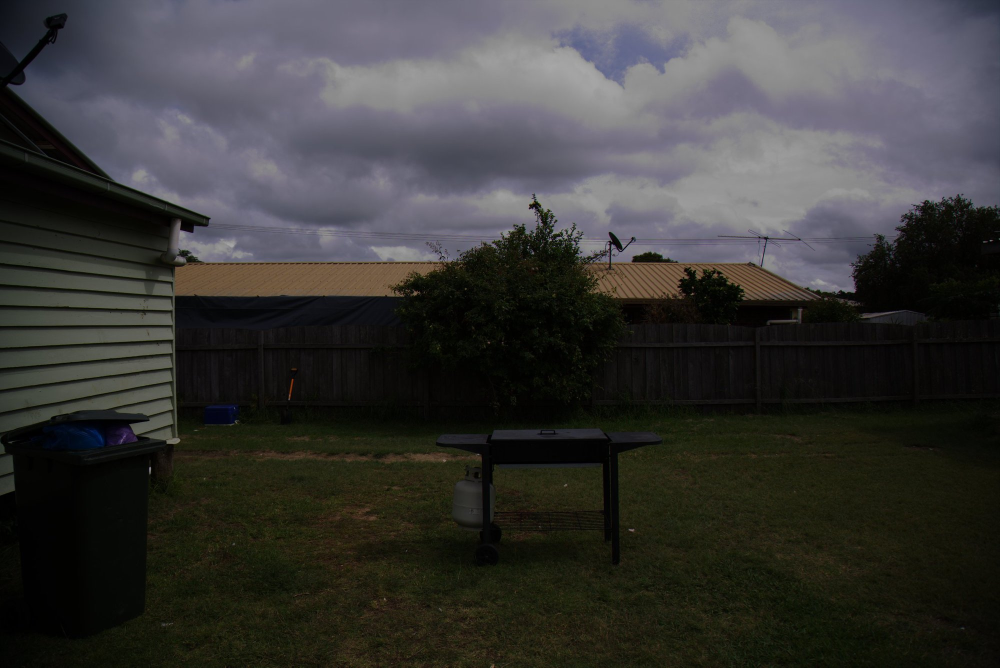
//> input picture cv/lab2/asset/image.jpg, 2000 x 1335 px (shown at 1/2 size)
$ ./task5 ../asset/image.jpg   (built with g++ and OpenCV 4)
//> lines starting //> are read from the running program, lines starting //| are printed output that depends on the picture; after the words box and inside, x2 and y2 are one past the last pixel; in counts of white or black regions, pixels touching at a corner belong together
### cv/lab2/include/lab2.hpp
#include <opencv2/highgui.hpp>
#include <opencv2/imgproc.hpp>

namespace lab2 {

// task 1
/** Returns true if the number of arguments is at least n. */
bool areArgumentsEnough(int argc, int n);
/** Checks that img is not null. */
bool isImageValid(const cv::Mat& img);
/** Creates a named window and displays the img in it. */
void showImage(const cv::Mat& img, std::string windowName);
/** Converts img to grayscale. */
cv::Mat convertToGreyScale(const cv::Mat& img);

// task 2
/**
 * Applies a min filter to img, using a square kernel of size kernelSize (odd).
 */
cv::Mat minFilter(const cv::Mat& img, int kernelSize);
/**
 * Applies a max filter to img, using a square kernel of size kernelSize (odd).
 */
cv::Mat maxFilter(const cv::Mat& img, int kernelSize);

// task 4
/** Returns an histogram representation for the given img.*/
cv::Mat calcHistImg(const cv::Mat& img,
                    int nBins);  // implementation only supports nBins = 256

}  // namespace lab2

### cv/lab2/src/lab2.cpp
#include "../include/lab2.hpp"

#include <iostream>

bool lab2::areArgumentsEnough(int argc, int n) { return argc >= n; }

bool lab2::isImageValid(const cv::Mat& img) { return img.data != NULL; }

void lab2::showImage(const cv::Mat& img, std::string windowName) {
    cv::namedWindow(windowName);
    cv::imshow(windowName, img);
}

// [101 lines left out: functions convertToGreyScale, minFilter, maxFilter, calcHistImg, not called in this run]

### cv/lab2/src/task5.cpp
#include <iostream>
#include <opencv2/highgui.hpp>
#include <opencv2/imgproc.hpp>

#include "../include/lab2.hpp"

using namespace lab2;

int main(int argc, char** argv) {
    cv::Mat src = cv::imread(argv[1]);
//> src is the input picture: 1335 rows x 2000 cols, CV_8UC3; mean B, G, R 54.5, 56.1, 56.7
    // convert color
    cv::Mat img;
    cvtColor(src, img, cv::COLOR_BGR2GRAY);
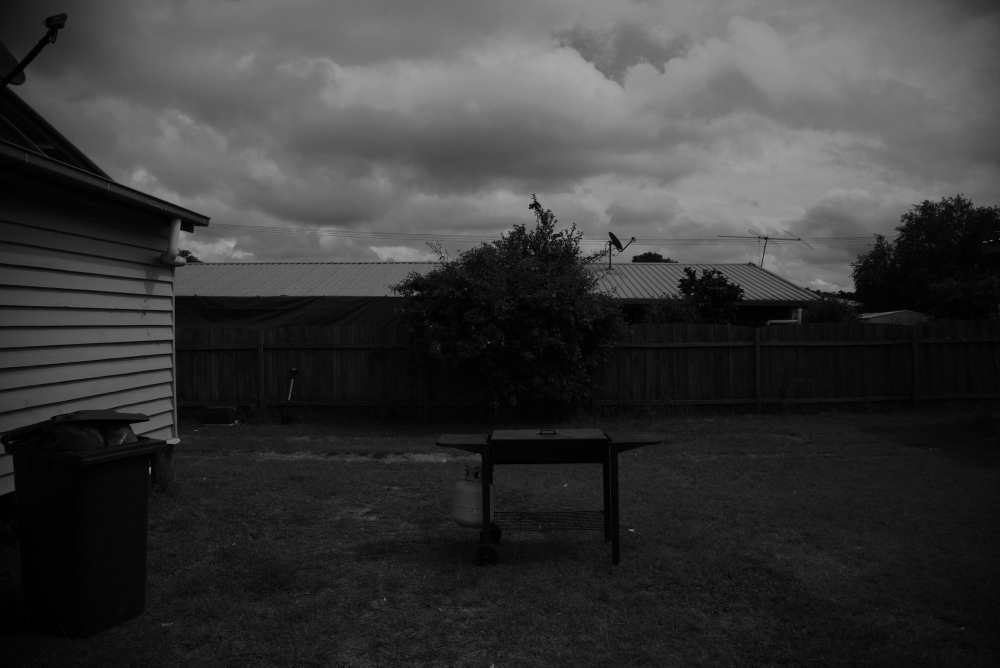
//> img: 1335 rows x 2000 cols, CV_8UC1 (shown at 1/2 size); min 0, max 168, mean 56.1
    // histogram equalization
    cv::Mat imgEq;
    equalizeHist(img, imgEq);
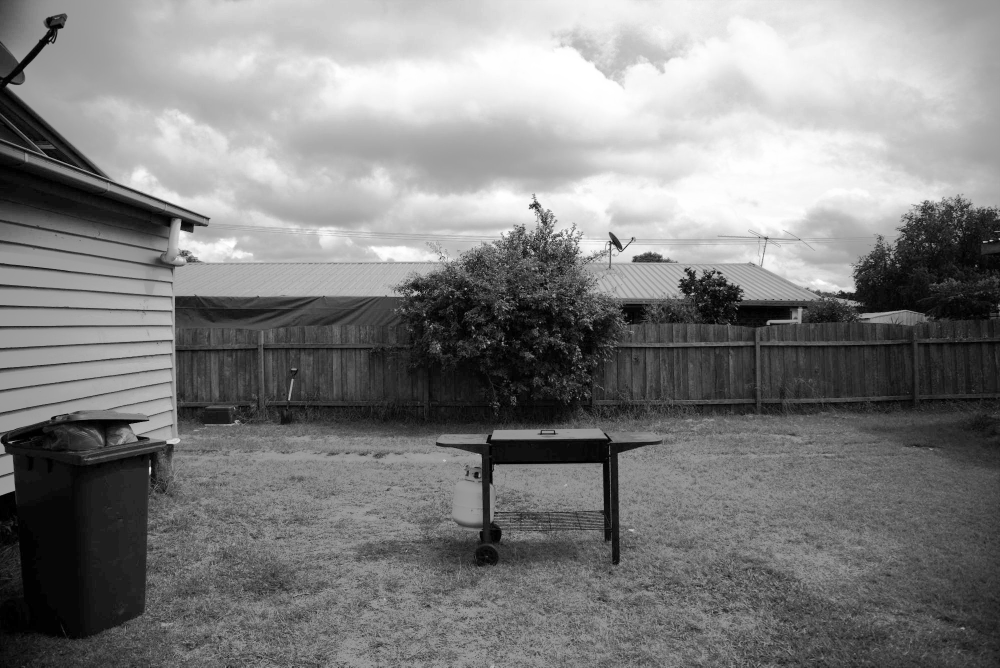
//> imgEq: 1335 rows x 2000 cols, CV_8UC1 (shown at 1/2 size); min 0, max 255, mean 128.6

    int nBins = 256;
    float range[] = {0, 256};
    const float* histRange[] = {range};
    bool uniform = true, accumulate = false;
    // calculate histogram using calcHist
    cv::Mat hist, histEq;
    calcHist(&img, 1, 0, cv::Mat(), hist, 1, &nBins, histRange, uniform,
             accumulate);
//> hist = 256 values, max 54353 at index 4, min 0 at index 169, mean 10429.7
    calcHist(&imgEq, 1, 0, cv::Mat(), histEq, 1, &nBins, histRange, uniform,
             accumulate);
//> histEq = 256 values, max 54353 at index 16, min 0 at index 1, mean 10429.7

    // create image to display the histogram
    int histWidth = 512, histHeight = 400;
    int binWidth = cvRound((double)histWidth / nBins);
    cv::Mat histImg(histHeight, histWidth, CV_8UC3, cv::Scalar(0, 0, 0));
    cv::Mat histImgEq(histHeight, histWidth, CV_8UC3, cv::Scalar(0, 0, 0));

    // normalize the histogram
    normalize(hist, hist, 0, histImg.rows, cv::NORM_MINMAX, -1, cv::Mat());
//> hist = 256 values, max 400 at index 4, min 0 at index 169, mean 76.76
    normalize(histEq, histEq, 0, histImg.rows, cv::NORM_MINMAX, -1, cv::Mat());
//> histEq = 256 values, max 400 at index 16, min 0 at index 1, mean 76.76

    // display the histogram
    for (int i = 1; i < nBins; ++i) {
        cv::line(
            histImg,
            cv::Point(binWidth * (i - 1),
                      histHeight - cvRound(hist.at<float>(i - 1))),
            cv::Point(binWidth * (i), histHeight - cvRound(hist.at<float>(i))),
            cv::Scalar(255, 255, 255), 1, 8, 0);
        cv::line(
            histImgEq,
            cv::Point(binWidth * (i - 1),
                      histHeight - cvRound(histEq.at<float>(i - 1))),
            cv::Point(binWidth * (i), histHeight - cvRound(hist.at<float>(i))),
            cv::Scalar(255, 255, 255), 1, 8, 0);
    }
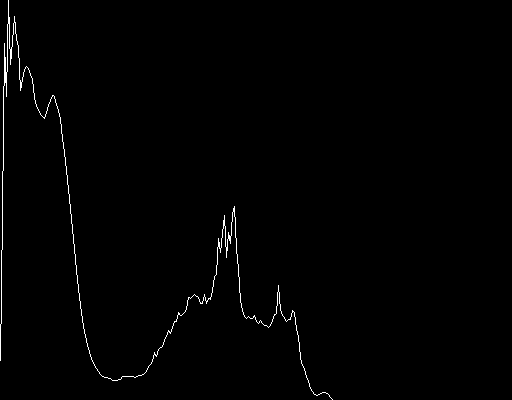
//> histImg: 400 rows x 512 cols, CV_8UC3; 0.83% white in thin lines or dots, all inside (x1, y1, x2, y2) = (0, 0, 333, 400)
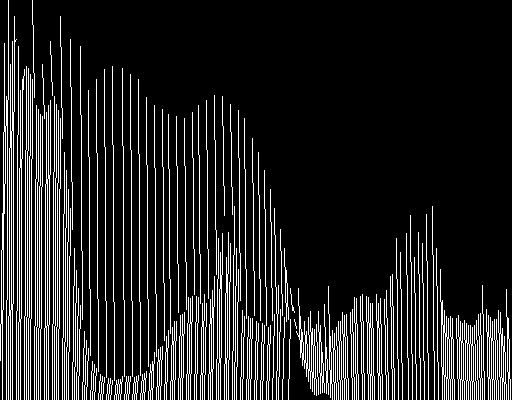
//> histImgEq: 400 rows x 512 cols, CV_8UC3; 14.2% white in thin lines or dots
    showImage(img, "original");
    showImage(histImg, "hist");
    showImage(imgEq, "equalized");
    showImage(histImgEq, "hist equalized");

    cv::waitKey(0);
    return 0;
}
